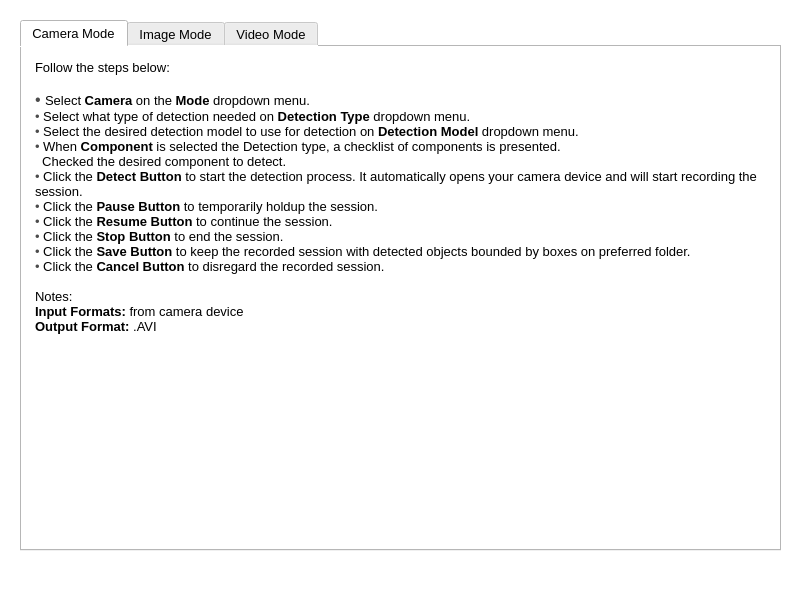
<?xml version="1.0" encoding="UTF-8"?>
<ui version="4.0">
 <class>TutorialWindow</class>
 <widget class="QMainWindow" name="TutorialWindow">
  <property name="geometry">
   <rect>
    <x>0</x>
    <y>0</y>
    <width>800</width>
    <height>600</height>
   </rect>
  </property>
  <property name="sizePolicy">
   <sizepolicy hsizetype="Maximum" vsizetype="Maximum">
    <horstretch>0</horstretch>
    <verstretch>0</verstretch>
   </sizepolicy>
  </property>
  <property name="maximumSize">
   <size>
    <width>800</width>
    <height>600</height>
   </size>
  </property>
  <property name="windowTitle">
   <string>Tutorials</string>
  </property>
  <property name="styleSheet">
   <string notr="true">background-color: rgb(255, 255, 255);</string>
  </property>
  <widget class="QWidget" name="centralwidget">
   <widget class="QTabWidget" name="tabTutorial">
    <property name="geometry">
     <rect>
      <x>20</x>
      <y>20</y>
      <width>761</width>
      <height>531</height>
     </rect>
    </property>
    <property name="font">
     <font>
      <pointsize>10</pointsize>
     </font>
    </property>
    <property name="autoFillBackground">
     <bool>false</bool>
    </property>
    <property name="styleSheet">
     <string notr="true">background-color: rgb(255, 255, 255);</string>
    </property>
    <property name="tabPosition">
     <enum>QTabWidget::North</enum>
    </property>
    <property name="tabShape">
     <enum>QTabWidget::Rounded</enum>
    </property>
    <property name="currentIndex">
     <number>0</number>
    </property>
    <property name="usesScrollButtons">
     <bool>true</bool>
    </property>
    <property name="documentMode">
     <bool>false</bool>
    </property>
    <widget class="QWidget" name="tab">
     <attribute name="title">
      <string>Camera Mode</string>
     </attribute>
     <layout class="QVBoxLayout" name="verticalLayout">
      <item>
       <widget class="QTextBrowser" name="textBrowser_2">
        <property name="font">
         <font>
          <pointsize>10</pointsize>
         </font>
        </property>
        <property name="frameShape">
         <enum>QFrame::NoFrame</enum>
        </property>
        <property name="frameShadow">
         <enum>QFrame::Sunken</enum>
        </property>
        <property name="lineWidth">
         <number>0</number>
        </property>
        <property name="html">
         <string>&lt;!DOCTYPE HTML PUBLIC &quot;-//W3C//DTD HTML 4.0//EN&quot; &quot;http://www.w3.org/TR/REC-html40/strict.dtd&quot;&gt;
&lt;html&gt;&lt;head&gt;&lt;meta name=&quot;qrichtext&quot; content=&quot;1&quot; /&gt;&lt;style type=&quot;text/css&quot;&gt;
p, li { white-space: pre-wrap; }
&lt;/style&gt;&lt;/head&gt;&lt;body style=&quot; font-family:'MS Shell Dlg 2'; font-size:10pt; font-weight:400; font-style:normal;&quot;&gt;
&lt;p style=&quot; margin-top:0px; margin-bottom:0px; margin-left:0px; margin-right:0px; -qt-block-indent:0; text-indent:0px;&quot;&gt;Follow the steps below:&lt;/p&gt;
&lt;p style=&quot;-qt-paragraph-type:empty; margin-top:0px; margin-bottom:0px; margin-left:0px; margin-right:0px; -qt-block-indent:0; text-indent:0px;&quot;&gt;&lt;br /&gt;&lt;/p&gt;
&lt;p style=&quot; margin-top:0px; margin-bottom:0px; margin-left:0px; margin-right:0px; -qt-block-indent:0; text-indent:0px;&quot;&gt;&lt;span style=&quot; font-family:'HelveticaNeue-Light,-apple-system,AppleSDGothicNeo-Regular,lucida grande,tahoma,verdana,arial,sans-serif,Segoe UI Emoji,Segoe UI Symbol,Noto Color Emoji,NotoColorEmoji,EmojiSymbols,Symbola,Noto,Android Emoji,AndroidEmoji,Arial Unicode MS,Zapf Dingbats,AppleColorEmoji,Apple Color Emoji'; font-size:16px; color:#4c4c4c; background-color:#ffffff;&quot;&gt;• &lt;/span&gt;Select &lt;span style=&quot; font-weight:600;&quot;&gt;Camera&lt;/span&gt; on the &lt;span style=&quot; font-weight:600;&quot;&gt;Mode&lt;/span&gt; dropdown menu.&lt;/p&gt;
&lt;p style=&quot; margin-top:0px; margin-bottom:0px; margin-left:0px; margin-right:0px; -qt-block-indent:0; text-indent:0px;&quot;&gt;&lt;span style=&quot; font-family:'HelveticaNeue-Light,-apple-system,AppleSDGothicNeo-Regular,lucida grande,tahoma,verdana,arial,sans-serif,Segoe UI Emoji,Segoe UI Symbol,Noto Color Emoji,NotoColorEmoji,EmojiSymbols,Symbola,Noto,Android Emoji,AndroidEmoji,Arial Unicode MS,Zapf Dingbats,AppleColorEmoji,Apple Color Emoji'; color:#4c4c4c; background-color:#ffffff;&quot;&gt;• &lt;/span&gt;Select what type of detection needed on &lt;span style=&quot; font-weight:600;&quot;&gt;Detection Type&lt;/span&gt; dropdown menu.&lt;/p&gt;
&lt;p style=&quot; margin-top:0px; margin-bottom:0px; margin-left:0px; margin-right:0px; -qt-block-indent:0; text-indent:0px;&quot;&gt;&lt;span style=&quot; font-family:'HelveticaNeue-Light,-apple-system,AppleSDGothicNeo-Regular,lucida grande,tahoma,verdana,arial,sans-serif,Segoe UI Emoji,Segoe UI Symbol,Noto Color Emoji,NotoColorEmoji,EmojiSymbols,Symbola,Noto,Android Emoji,AndroidEmoji,Arial Unicode MS,Zapf Dingbats,AppleColorEmoji,Apple Color Emoji'; color:#4c4c4c; background-color:#ffffff;&quot;&gt;• &lt;/span&gt;Select the desired detection model to use for detection on &lt;span style=&quot; font-weight:600;&quot;&gt;Detection Model&lt;/span&gt; dropdown menu.&lt;/p&gt;
&lt;p style=&quot; margin-top:0px; margin-bottom:0px; margin-left:0px; margin-right:0px; -qt-block-indent:0; text-indent:0px;&quot;&gt;&lt;span style=&quot; font-family:'HelveticaNeue-Light,-apple-system,AppleSDGothicNeo-Regular,lucida grande,tahoma,verdana,arial,sans-serif,Segoe UI Emoji,Segoe UI Symbol,Noto Color Emoji,NotoColorEmoji,EmojiSymbols,Symbola,Noto,Android Emoji,AndroidEmoji,Arial Unicode MS,Zapf Dingbats,AppleColorEmoji,Apple Color Emoji'; color:#4c4c4c; background-color:#ffffff;&quot;&gt;• &lt;/span&gt;When &lt;span style=&quot; font-weight:600;&quot;&gt;Component &lt;/span&gt;is selected the Detection type, a checklist of components is presented. &lt;/p&gt;
&lt;p style=&quot; margin-top:0px; margin-bottom:0px; margin-left:0px; margin-right:0px; -qt-block-indent:0; text-indent:0px;&quot;&gt;  Checked the desired component to detect.&lt;/p&gt;
&lt;p style=&quot; margin-top:0px; margin-bottom:0px; margin-left:0px; margin-right:0px; -qt-block-indent:0; text-indent:0px;&quot;&gt;&lt;span style=&quot; font-family:'HelveticaNeue-Light,-apple-system,AppleSDGothicNeo-Regular,lucida grande,tahoma,verdana,arial,sans-serif,Segoe UI Emoji,Segoe UI Symbol,Noto Color Emoji,NotoColorEmoji,EmojiSymbols,Symbola,Noto,Android Emoji,AndroidEmoji,Arial Unicode MS,Zapf Dingbats,AppleColorEmoji,Apple Color Emoji'; color:#4c4c4c; background-color:#ffffff;&quot;&gt;• &lt;/span&gt;Click the &lt;span style=&quot; font-weight:600;&quot;&gt;Detect Button &lt;/span&gt;to start the detection process. It automatically opens your camera device and will start recording the session.&lt;/p&gt;
&lt;p style=&quot; margin-top:0px; margin-bottom:0px; margin-left:0px; margin-right:0px; -qt-block-indent:0; text-indent:0px;&quot;&gt;&lt;span style=&quot; font-family:'HelveticaNeue-Light,-apple-system,AppleSDGothicNeo-Regular,lucida grande,tahoma,verdana,arial,sans-serif,Segoe UI Emoji,Segoe UI Symbol,Noto Color Emoji,NotoColorEmoji,EmojiSymbols,Symbola,Noto,Android Emoji,AndroidEmoji,Arial Unicode MS,Zapf Dingbats,AppleColorEmoji,Apple Color Emoji'; color:#4c4c4c; background-color:#ffffff;&quot;&gt;• &lt;/span&gt;Click the &lt;span style=&quot; font-weight:600;&quot;&gt;Pause Button &lt;/span&gt;to temporarily holdup the session.&lt;/p&gt;
&lt;p style=&quot; margin-top:0px; margin-bottom:0px; margin-left:0px; margin-right:0px; -qt-block-indent:0; text-indent:0px;&quot;&gt;&lt;span style=&quot; font-family:'HelveticaNeue-Light,-apple-system,AppleSDGothicNeo-Regular,lucida grande,tahoma,verdana,arial,sans-serif,Segoe UI Emoji,Segoe UI Symbol,Noto Color Emoji,NotoColorEmoji,EmojiSymbols,Symbola,Noto,Android Emoji,AndroidEmoji,Arial Unicode MS,Zapf Dingbats,AppleColorEmoji,Apple Color Emoji'; color:#4c4c4c; background-color:#ffffff;&quot;&gt;• &lt;/span&gt;Click the &lt;span style=&quot; font-weight:600;&quot;&gt;Resume Button &lt;/span&gt;to continue the session.&lt;/p&gt;
&lt;p style=&quot; margin-top:0px; margin-bottom:0px; margin-left:0px; margin-right:0px; -qt-block-indent:0; text-indent:0px;&quot;&gt;&lt;span style=&quot; font-family:'HelveticaNeue-Light,-apple-system,AppleSDGothicNeo-Regular,lucida grande,tahoma,verdana,arial,sans-serif,Segoe UI Emoji,Segoe UI Symbol,Noto Color Emoji,NotoColorEmoji,EmojiSymbols,Symbola,Noto,Android Emoji,AndroidEmoji,Arial Unicode MS,Zapf Dingbats,AppleColorEmoji,Apple Color Emoji'; color:#4c4c4c; background-color:#ffffff;&quot;&gt;• &lt;/span&gt;Click the &lt;span style=&quot; font-weight:600;&quot;&gt;Stop Button &lt;/span&gt;to end the session.&lt;/p&gt;
&lt;p style=&quot; margin-top:0px; margin-bottom:0px; margin-left:0px; margin-right:0px; -qt-block-indent:0; text-indent:0px;&quot;&gt;&lt;span style=&quot; font-family:'HelveticaNeue-Light,-apple-system,AppleSDGothicNeo-Regular,lucida grande,tahoma,verdana,arial,sans-serif,Segoe UI Emoji,Segoe UI Symbol,Noto Color Emoji,NotoColorEmoji,EmojiSymbols,Symbola,Noto,Android Emoji,AndroidEmoji,Arial Unicode MS,Zapf Dingbats,AppleColorEmoji,Apple Color Emoji'; color:#4c4c4c; background-color:#ffffff;&quot;&gt;• &lt;/span&gt;Click the &lt;span style=&quot; font-weight:600;&quot;&gt;Save Button &lt;/span&gt;to keep the recorded session with detected objects bounded by boxes on preferred folder.&lt;/p&gt;
&lt;p style=&quot; margin-top:0px; margin-bottom:0px; margin-left:0px; margin-right:0px; -qt-block-indent:0; text-indent:0px;&quot;&gt;&lt;span style=&quot; font-family:'HelveticaNeue-Light,-apple-system,AppleSDGothicNeo-Regular,lucida grande,tahoma,verdana,arial,sans-serif,Segoe UI Emoji,Segoe UI Symbol,Noto Color Emoji,NotoColorEmoji,EmojiSymbols,Symbola,Noto,Android Emoji,AndroidEmoji,Arial Unicode MS,Zapf Dingbats,AppleColorEmoji,Apple Color Emoji'; color:#4c4c4c; background-color:#ffffff;&quot;&gt;• &lt;/span&gt;Click the &lt;span style=&quot; font-weight:600;&quot;&gt;Cancel Button &lt;/span&gt;to disregard the recorded session.&lt;/p&gt;
&lt;p style=&quot;-qt-paragraph-type:empty; margin-top:0px; margin-bottom:0px; margin-left:0px; margin-right:0px; -qt-block-indent:0; text-indent:0px;&quot;&gt;&lt;br /&gt;&lt;/p&gt;
&lt;p style=&quot; margin-top:0px; margin-bottom:0px; margin-left:0px; margin-right:0px; -qt-block-indent:0; text-indent:0px;&quot;&gt;Notes:&lt;/p&gt;
&lt;p style=&quot; margin-top:0px; margin-bottom:0px; margin-left:0px; margin-right:0px; -qt-block-indent:0; text-indent:0px;&quot;&gt;&lt;span style=&quot; font-weight:600;&quot;&gt;Input Formats: &lt;/span&gt;from camera device&lt;/p&gt;
&lt;p style=&quot; margin-top:0px; margin-bottom:0px; margin-left:0px; margin-right:0px; -qt-block-indent:0; text-indent:0px;&quot;&gt;&lt;span style=&quot; font-weight:600;&quot;&gt;Output Format: &lt;/span&gt;.AVI&lt;/p&gt;&lt;/body&gt;&lt;/html&gt;</string>
        </property>
       </widget>
      </item>
     </layout>
    </widget>
    <widget class="QWidget" name="tab_2">
     <attribute name="title">
      <string>Image Mode</string>
     </attribute>
     <layout class="QVBoxLayout" name="verticalLayout_2">
      <item>
       <widget class="QTextBrowser" name="textBrowser_3">
        <property name="font">
         <font>
          <pointsize>10</pointsize>
         </font>
        </property>
        <property name="frameShape">
         <enum>QFrame::NoFrame</enum>
        </property>
        <property name="frameShadow">
         <enum>QFrame::Sunken</enum>
        </property>
        <property name="lineWidth">
         <number>0</number>
        </property>
        <property name="html">
         <string>&lt;!DOCTYPE HTML PUBLIC &quot;-//W3C//DTD HTML 4.0//EN&quot; &quot;http://www.w3.org/TR/REC-html40/strict.dtd&quot;&gt;
&lt;html&gt;&lt;head&gt;&lt;meta name=&quot;qrichtext&quot; content=&quot;1&quot; /&gt;&lt;style type=&quot;text/css&quot;&gt;
p, li { white-space: pre-wrap; }
&lt;/style&gt;&lt;/head&gt;&lt;body style=&quot; font-family:'MS Shell Dlg 2'; font-size:10pt; font-weight:400; font-style:normal;&quot;&gt;
&lt;p style=&quot; margin-top:0px; margin-bottom:0px; margin-left:0px; margin-right:0px; -qt-block-indent:0; text-indent:0px;&quot;&gt;Follow the steps below:&lt;/p&gt;
&lt;p style=&quot;-qt-paragraph-type:empty; margin-top:0px; margin-bottom:0px; margin-left:0px; margin-right:0px; -qt-block-indent:0; text-indent:0px;&quot;&gt;&lt;br /&gt;&lt;/p&gt;
&lt;p style=&quot; margin-top:0px; margin-bottom:0px; margin-left:0px; margin-right:0px; -qt-block-indent:0; text-indent:0px;&quot;&gt;&lt;span style=&quot; font-family:'HelveticaNeue-Light,-apple-system,AppleSDGothicNeo-Regular,lucida grande,tahoma,verdana,arial,sans-serif,Segoe UI Emoji,Segoe UI Symbol,Noto Color Emoji,NotoColorEmoji,EmojiSymbols,Symbola,Noto,Android Emoji,AndroidEmoji,Arial Unicode MS,Zapf Dingbats,AppleColorEmoji,Apple Color Emoji'; font-size:16px; color:#4c4c4c; background-color:#ffffff;&quot;&gt;• &lt;/span&gt;Select&lt;span style=&quot; font-weight:600;&quot;&gt; Image&lt;/span&gt; on the &lt;span style=&quot; font-weight:600;&quot;&gt;Mode&lt;/span&gt; dropdown menu.&lt;/p&gt;
&lt;p style=&quot; margin-top:0px; margin-bottom:0px; margin-left:0px; margin-right:0px; -qt-block-indent:0; text-indent:0px;&quot;&gt;&lt;span style=&quot; font-family:'HelveticaNeue-Light,-apple-system,AppleSDGothicNeo-Regular,lucida grande,tahoma,verdana,arial,sans-serif,Segoe UI Emoji,Segoe UI Symbol,Noto Color Emoji,NotoColorEmoji,EmojiSymbols,Symbola,Noto,Android Emoji,AndroidEmoji,Arial Unicode MS,Zapf Dingbats,AppleColorEmoji,Apple Color Emoji'; color:#4c4c4c; background-color:#ffffff;&quot;&gt;• &lt;/span&gt;Click the &lt;span style=&quot; font-weight:600;&quot;&gt;Folder Icon&lt;/span&gt; to &lt;span style=&quot; font-weight:600;&quot;&gt;Import &lt;/span&gt;an image file.&lt;/p&gt;
&lt;p style=&quot; margin-top:0px; margin-bottom:0px; margin-left:0px; margin-right:0px; -qt-block-indent:0; text-indent:0px;&quot;&gt;&lt;span style=&quot; font-family:'HelveticaNeue-Light,-apple-system,AppleSDGothicNeo-Regular,lucida grande,tahoma,verdana,arial,sans-serif,Segoe UI Emoji,Segoe UI Symbol,Noto Color Emoji,NotoColorEmoji,EmojiSymbols,Symbola,Noto,Android Emoji,AndroidEmoji,Arial Unicode MS,Zapf Dingbats,AppleColorEmoji,Apple Color Emoji'; color:#4c4c4c; background-color:#ffffff;&quot;&gt;• &lt;/span&gt;Select what type of detection needed on &lt;span style=&quot; font-weight:600;&quot;&gt;Detection Type&lt;/span&gt; dropdown menu.&lt;/p&gt;
&lt;p style=&quot; margin-top:0px; margin-bottom:0px; margin-left:0px; margin-right:0px; -qt-block-indent:0; text-indent:0px;&quot;&gt;&lt;span style=&quot; font-family:'HelveticaNeue-Light,-apple-system,AppleSDGothicNeo-Regular,lucida grande,tahoma,verdana,arial,sans-serif,Segoe UI Emoji,Segoe UI Symbol,Noto Color Emoji,NotoColorEmoji,EmojiSymbols,Symbola,Noto,Android Emoji,AndroidEmoji,Arial Unicode MS,Zapf Dingbats,AppleColorEmoji,Apple Color Emoji'; color:#4c4c4c; background-color:#ffffff;&quot;&gt;• &lt;/span&gt;Select the desired detection model to use for detection on &lt;span style=&quot; font-weight:600;&quot;&gt;Detection Model&lt;/span&gt; dropdown menu.&lt;/p&gt;
&lt;p style=&quot; margin-top:0px; margin-bottom:0px; margin-left:0px; margin-right:0px; -qt-block-indent:0; text-indent:0px;&quot;&gt;&lt;span style=&quot; font-family:'HelveticaNeue-Light,-apple-system,AppleSDGothicNeo-Regular,lucida grande,tahoma,verdana,arial,sans-serif,Segoe UI Emoji,Segoe UI Symbol,Noto Color Emoji,NotoColorEmoji,EmojiSymbols,Symbola,Noto,Android Emoji,AndroidEmoji,Arial Unicode MS,Zapf Dingbats,AppleColorEmoji,Apple Color Emoji'; color:#4c4c4c; background-color:#ffffff;&quot;&gt;• &lt;/span&gt;When &lt;span style=&quot; font-weight:600;&quot;&gt;Component &lt;/span&gt;is selected the Detection type, a checklist of components is presented. &lt;/p&gt;
&lt;p style=&quot; margin-top:0px; margin-bottom:0px; margin-left:0px; margin-right:0px; -qt-block-indent:0; text-indent:0px;&quot;&gt;  Checked the desired component to detect.&lt;/p&gt;
&lt;p style=&quot; margin-top:0px; margin-bottom:0px; margin-left:0px; margin-right:0px; -qt-block-indent:0; text-indent:0px;&quot;&gt;&lt;span style=&quot; font-family:'HelveticaNeue-Light,-apple-system,AppleSDGothicNeo-Regular,lucida grande,tahoma,verdana,arial,sans-serif,Segoe UI Emoji,Segoe UI Symbol,Noto Color Emoji,NotoColorEmoji,EmojiSymbols,Symbola,Noto,Android Emoji,AndroidEmoji,Arial Unicode MS,Zapf Dingbats,AppleColorEmoji,Apple Color Emoji'; color:#4c4c4c; background-color:#ffffff;&quot;&gt;• &lt;/span&gt;Click the &lt;span style=&quot; font-weight:600;&quot;&gt;Detect Button &lt;/span&gt;to start the detection process. It automatically show you the output image with detected objects bounded by boxes.&lt;/p&gt;
&lt;p style=&quot; margin-top:0px; margin-bottom:0px; margin-left:0px; margin-right:0px; -qt-block-indent:0; text-indent:0px;&quot;&gt;&lt;span style=&quot; font-family:'HelveticaNeue-Light,-apple-system,AppleSDGothicNeo-Regular,lucida grande,tahoma,verdana,arial,sans-serif,Segoe UI Emoji,Segoe UI Symbol,Noto Color Emoji,NotoColorEmoji,EmojiSymbols,Symbola,Noto,Android Emoji,AndroidEmoji,Arial Unicode MS,Zapf Dingbats,AppleColorEmoji,Apple Color Emoji'; color:#4c4c4c; background-color:#ffffff;&quot;&gt;• &lt;/span&gt;Click the &lt;span style=&quot; font-weight:600;&quot;&gt;Before Button &lt;/span&gt;to view the input image.&lt;/p&gt;
&lt;p style=&quot; margin-top:0px; margin-bottom:0px; margin-left:0px; margin-right:0px; -qt-block-indent:0; text-indent:0px;&quot;&gt;&lt;span style=&quot; font-family:'HelveticaNeue-Light,-apple-system,AppleSDGothicNeo-Regular,lucida grande,tahoma,verdana,arial,sans-serif,Segoe UI Emoji,Segoe UI Symbol,Noto Color Emoji,NotoColorEmoji,EmojiSymbols,Symbola,Noto,Android Emoji,AndroidEmoji,Arial Unicode MS,Zapf Dingbats,AppleColorEmoji,Apple Color Emoji'; color:#4c4c4c; background-color:#ffffff;&quot;&gt;• &lt;/span&gt;Click the &lt;span style=&quot; font-weight:600;&quot;&gt;After Button &lt;/span&gt;to view the output image&lt;/p&gt;
&lt;p style=&quot; margin-top:0px; margin-bottom:0px; margin-left:0px; margin-right:0px; -qt-block-indent:0; text-indent:0px;&quot;&gt;&lt;span style=&quot; font-family:'HelveticaNeue-Light,-apple-system,AppleSDGothicNeo-Regular,lucida grande,tahoma,verdana,arial,sans-serif,Segoe UI Emoji,Segoe UI Symbol,Noto Color Emoji,NotoColorEmoji,EmojiSymbols,Symbola,Noto,Android Emoji,AndroidEmoji,Arial Unicode MS,Zapf Dingbats,AppleColorEmoji,Apple Color Emoji'; color:#4c4c4c; background-color:#ffffff;&quot;&gt;• &lt;/span&gt;Click the &lt;span style=&quot; font-weight:600;&quot;&gt;Save Button &lt;/span&gt;to keep the output image on preferred folder.&lt;/p&gt;
&lt;p style=&quot; margin-top:0px; margin-bottom:0px; margin-left:0px; margin-right:0px; -qt-block-indent:0; text-indent:0px;&quot;&gt;&lt;span style=&quot; font-family:'HelveticaNeue-Light,-apple-system,AppleSDGothicNeo-Regular,lucida grande,tahoma,verdana,arial,sans-serif,Segoe UI Emoji,Segoe UI Symbol,Noto Color Emoji,NotoColorEmoji,EmojiSymbols,Symbola,Noto,Android Emoji,AndroidEmoji,Arial Unicode MS,Zapf Dingbats,AppleColorEmoji,Apple Color Emoji'; color:#4c4c4c; background-color:#ffffff;&quot;&gt;• &lt;/span&gt;Click the &lt;span style=&quot; font-weight:600;&quot;&gt;Cancel Button &lt;/span&gt;to disregard the output image.&lt;/p&gt;
&lt;p style=&quot;-qt-paragraph-type:empty; margin-top:0px; margin-bottom:0px; margin-left:0px; margin-right:0px; -qt-block-indent:0; text-indent:0px;&quot;&gt;&lt;br /&gt;&lt;/p&gt;
&lt;p style=&quot;-qt-paragraph-type:empty; margin-top:0px; margin-bottom:0px; margin-left:0px; margin-right:0px; -qt-block-indent:0; text-indent:0px;&quot;&gt;&lt;br /&gt;&lt;/p&gt;
&lt;p style=&quot; margin-top:0px; margin-bottom:0px; margin-left:0px; margin-right:0px; -qt-block-indent:0; text-indent:0px;&quot;&gt;Notes:&lt;/p&gt;
&lt;p style=&quot; margin-top:0px; margin-bottom:0px; margin-left:0px; margin-right:0px; -qt-block-indent:0; text-indent:0px;&quot;&gt;&lt;span style=&quot; font-weight:600;&quot;&gt;Input Format: &lt;/span&gt;.jpg, .jpeg, and .png&lt;/p&gt;
&lt;p style=&quot; margin-top:0px; margin-bottom:0px; margin-left:0px; margin-right:0px; -qt-block-indent:0; text-indent:0px;&quot;&gt;&lt;span style=&quot; font-weight:600;&quot;&gt;Output Format: &lt;/span&gt;.jpg&lt;/p&gt;&lt;/body&gt;&lt;/html&gt;</string>
        </property>
       </widget>
      </item>
     </layout>
    </widget>
    <widget class="QWidget" name="tab_3">
     <attribute name="title">
      <string>Video Mode</string>
     </attribute>
     <layout class="QVBoxLayout" name="verticalLayout_3">
      <item>
       <widget class="QTextBrowser" name="textBrowser_4">
        <property name="font">
         <font>
          <pointsize>10</pointsize>
         </font>
        </property>
        <property name="frameShape">
         <enum>QFrame::NoFrame</enum>
        </property>
        <property name="frameShadow">
         <enum>QFrame::Sunken</enum>
        </property>
        <property name="lineWidth">
         <number>0</number>
        </property>
        <property name="html">
         <string>&lt;!DOCTYPE HTML PUBLIC &quot;-//W3C//DTD HTML 4.0//EN&quot; &quot;http://www.w3.org/TR/REC-html40/strict.dtd&quot;&gt;
&lt;html&gt;&lt;head&gt;&lt;meta name=&quot;qrichtext&quot; content=&quot;1&quot; /&gt;&lt;style type=&quot;text/css&quot;&gt;
p, li { white-space: pre-wrap; }
&lt;/style&gt;&lt;/head&gt;&lt;body style=&quot; font-family:'MS Shell Dlg 2'; font-size:10pt; font-weight:400; font-style:normal;&quot;&gt;
&lt;p style=&quot; margin-top:0px; margin-bottom:0px; margin-left:0px; margin-right:0px; -qt-block-indent:0; text-indent:0px;&quot;&gt;Follow the steps below:&lt;/p&gt;
&lt;p style=&quot;-qt-paragraph-type:empty; margin-top:0px; margin-bottom:0px; margin-left:0px; margin-right:0px; -qt-block-indent:0; text-indent:0px;&quot;&gt;&lt;br /&gt;&lt;/p&gt;
&lt;p style=&quot; margin-top:0px; margin-bottom:0px; margin-left:0px; margin-right:0px; -qt-block-indent:0; text-indent:0px;&quot;&gt;&lt;span style=&quot; font-family:'HelveticaNeue-Light,-apple-system,AppleSDGothicNeo-Regular,lucida grande,tahoma,verdana,arial,sans-serif,Segoe UI Emoji,Segoe UI Symbol,Noto Color Emoji,NotoColorEmoji,EmojiSymbols,Symbola,Noto,Android Emoji,AndroidEmoji,Arial Unicode MS,Zapf Dingbats,AppleColorEmoji,Apple Color Emoji'; font-size:16px; color:#4c4c4c; background-color:#ffffff;&quot;&gt;• &lt;/span&gt;Select &lt;span style=&quot; font-weight:600;&quot;&gt;Video&lt;/span&gt; on the &lt;span style=&quot; font-weight:600;&quot;&gt;Mode&lt;/span&gt; dropdown menu.&lt;/p&gt;
&lt;p style=&quot; margin-top:0px; margin-bottom:0px; margin-left:0px; margin-right:0px; -qt-block-indent:0; text-indent:0px;&quot;&gt;&lt;span style=&quot; font-family:'HelveticaNeue-Light,-apple-system,AppleSDGothicNeo-Regular,lucida grande,tahoma,verdana,arial,sans-serif,Segoe UI Emoji,Segoe UI Symbol,Noto Color Emoji,NotoColorEmoji,EmojiSymbols,Symbola,Noto,Android Emoji,AndroidEmoji,Arial Unicode MS,Zapf Dingbats,AppleColorEmoji,Apple Color Emoji'; color:#4c4c4c; background-color:#ffffff;&quot;&gt;• &lt;/span&gt;Click the &lt;span style=&quot; font-weight:600;&quot;&gt;Folder Icon&lt;/span&gt; to &lt;span style=&quot; font-weight:600;&quot;&gt;Import &lt;/span&gt;a video file.&lt;/p&gt;
&lt;p style=&quot; margin-top:0px; margin-bottom:0px; margin-left:0px; margin-right:0px; -qt-block-indent:0; text-indent:0px;&quot;&gt;&lt;span style=&quot; font-family:'HelveticaNeue-Light,-apple-system,AppleSDGothicNeo-Regular,lucida grande,tahoma,verdana,arial,sans-serif,Segoe UI Emoji,Segoe UI Symbol,Noto Color Emoji,NotoColorEmoji,EmojiSymbols,Symbola,Noto,Android Emoji,AndroidEmoji,Arial Unicode MS,Zapf Dingbats,AppleColorEmoji,Apple Color Emoji'; color:#4c4c4c; background-color:#ffffff;&quot;&gt;• &lt;/span&gt;Select what type of detection needed on &lt;span style=&quot; font-weight:600;&quot;&gt;Detection Type&lt;/span&gt; dropdown menu.&lt;/p&gt;
&lt;p style=&quot; margin-top:0px; margin-bottom:0px; margin-left:0px; margin-right:0px; -qt-block-indent:0; text-indent:0px;&quot;&gt;&lt;span style=&quot; font-family:'HelveticaNeue-Light,-apple-system,AppleSDGothicNeo-Regular,lucida grande,tahoma,verdana,arial,sans-serif,Segoe UI Emoji,Segoe UI Symbol,Noto Color Emoji,NotoColorEmoji,EmojiSymbols,Symbola,Noto,Android Emoji,AndroidEmoji,Arial Unicode MS,Zapf Dingbats,AppleColorEmoji,Apple Color Emoji'; color:#4c4c4c; background-color:#ffffff;&quot;&gt;• &lt;/span&gt;Select the desired detection model to use for detection on &lt;span style=&quot; font-weight:600;&quot;&gt;Detection Model&lt;/span&gt; dropdown menu.&lt;/p&gt;
&lt;p style=&quot; margin-top:0px; margin-bottom:0px; margin-left:0px; margin-right:0px; -qt-block-indent:0; text-indent:0px;&quot;&gt;&lt;span style=&quot; font-family:'HelveticaNeue-Light,-apple-system,AppleSDGothicNeo-Regular,lucida grande,tahoma,verdana,arial,sans-serif,Segoe UI Emoji,Segoe UI Symbol,Noto Color Emoji,NotoColorEmoji,EmojiSymbols,Symbola,Noto,Android Emoji,AndroidEmoji,Arial Unicode MS,Zapf Dingbats,AppleColorEmoji,Apple Color Emoji'; color:#4c4c4c; background-color:#ffffff;&quot;&gt;• &lt;/span&gt;When &lt;span style=&quot; font-weight:600;&quot;&gt;Component &lt;/span&gt;is selected the Detection type, a checklist of components is presented. &lt;/p&gt;
&lt;p style=&quot; margin-top:0px; margin-bottom:0px; margin-left:0px; margin-right:0px; -qt-block-indent:0; text-indent:0px;&quot;&gt;  Checked the desired component to detect.&lt;/p&gt;
&lt;p style=&quot; margin-top:0px; margin-bottom:0px; margin-left:0px; margin-right:0px; -qt-block-indent:0; text-indent:0px;&quot;&gt;&lt;span style=&quot; font-family:'HelveticaNeue-Light,-apple-system,AppleSDGothicNeo-Regular,lucida grande,tahoma,verdana,arial,sans-serif,Segoe UI Emoji,Segoe UI Symbol,Noto Color Emoji,NotoColorEmoji,EmojiSymbols,Symbola,Noto,Android Emoji,AndroidEmoji,Arial Unicode MS,Zapf Dingbats,AppleColorEmoji,Apple Color Emoji'; color:#4c4c4c; background-color:#ffffff;&quot;&gt;• &lt;/span&gt;Click the &lt;span style=&quot; font-weight:600;&quot;&gt;Detect Button &lt;/span&gt;to start the detection process.&lt;/p&gt;
&lt;p style=&quot; margin-top:0px; margin-bottom:0px; margin-left:0px; margin-right:0px; -qt-block-indent:0; text-indent:0px;&quot;&gt;&lt;span style=&quot; font-family:'HelveticaNeue-Light,-apple-system,AppleSDGothicNeo-Regular,lucida grande,tahoma,verdana,arial,sans-serif,Segoe UI Emoji,Segoe UI Symbol,Noto Color Emoji,NotoColorEmoji,EmojiSymbols,Symbola,Noto,Android Emoji,AndroidEmoji,Arial Unicode MS,Zapf Dingbats,AppleColorEmoji,Apple Color Emoji'; color:#4c4c4c; background-color:#ffffff;&quot;&gt;• &lt;/span&gt;Click the &lt;span style=&quot; font-weight:600;&quot;&gt;Pause Button &lt;/span&gt;to temporarily holdup the session.&lt;/p&gt;
&lt;p style=&quot; margin-top:0px; margin-bottom:0px; margin-left:0px; margin-right:0px; -qt-block-indent:0; text-indent:0px;&quot;&gt;&lt;span style=&quot; font-family:'HelveticaNeue-Light,-apple-system,AppleSDGothicNeo-Regular,lucida grande,tahoma,verdana,arial,sans-serif,Segoe UI Emoji,Segoe UI Symbol,Noto Color Emoji,NotoColorEmoji,EmojiSymbols,Symbola,Noto,Android Emoji,AndroidEmoji,Arial Unicode MS,Zapf Dingbats,AppleColorEmoji,Apple Color Emoji'; color:#4c4c4c; background-color:#ffffff;&quot;&gt;• &lt;/span&gt;Click the &lt;span style=&quot; font-weight:600;&quot;&gt;Resume Button &lt;/span&gt;to continue the session.&lt;/p&gt;
&lt;p style=&quot; margin-top:0px; margin-bottom:0px; margin-left:0px; margin-right:0px; -qt-block-indent:0; text-indent:0px;&quot;&gt;&lt;span style=&quot; font-family:'HelveticaNeue-Light,-apple-system,AppleSDGothicNeo-Regular,lucida grande,tahoma,verdana,arial,sans-serif,Segoe UI Emoji,Segoe UI Symbol,Noto Color Emoji,NotoColorEmoji,EmojiSymbols,Symbola,Noto,Android Emoji,AndroidEmoji,Arial Unicode MS,Zapf Dingbats,AppleColorEmoji,Apple Color Emoji'; color:#4c4c4c; background-color:#ffffff;&quot;&gt;• &lt;/span&gt;Click the &lt;span style=&quot; font-weight:600;&quot;&gt;Stop Button &lt;/span&gt;to end the session without processing the whole video.&lt;/p&gt;
&lt;p style=&quot; margin-top:0px; margin-bottom:0px; margin-left:0px; margin-right:0px; -qt-block-indent:0; text-indent:0px;&quot;&gt;&lt;span style=&quot; font-family:'HelveticaNeue-Light,-apple-system,AppleSDGothicNeo-Regular,lucida grande,tahoma,verdana,arial,sans-serif,Segoe UI Emoji,Segoe UI Symbol,Noto Color Emoji,NotoColorEmoji,EmojiSymbols,Symbola,Noto,Android Emoji,AndroidEmoji,Arial Unicode MS,Zapf Dingbats,AppleColorEmoji,Apple Color Emoji'; color:#4c4c4c; background-color:#ffffff;&quot;&gt;• &lt;/span&gt;The &lt;span style=&quot; font-weight:600;&quot;&gt;Statust Bar &lt;/span&gt;on the lower left corner of the GUI will prompt &lt;span style=&quot; font-weight:600;&quot;&gt;&amp;quot;Detection Complete&amp;quot;&lt;/span&gt; if the whole was done with the detection process.&lt;/p&gt;
&lt;p style=&quot; margin-top:0px; margin-bottom:0px; margin-left:0px; margin-right:0px; -qt-block-indent:0; text-indent:0px;&quot;&gt;&lt;span style=&quot; font-family:'HelveticaNeue-Light,-apple-system,AppleSDGothicNeo-Regular,lucida grande,tahoma,verdana,arial,sans-serif,Segoe UI Emoji,Segoe UI Symbol,Noto Color Emoji,NotoColorEmoji,EmojiSymbols,Symbola,Noto,Android Emoji,AndroidEmoji,Arial Unicode MS,Zapf Dingbats,AppleColorEmoji,Apple Color Emoji'; color:#4c4c4c; background-color:#ffffff;&quot;&gt;• &lt;/span&gt;Click the &lt;span style=&quot; font-weight:600;&quot;&gt;Save Button &lt;/span&gt;to keep the output video with detected objects bounded by boxes on preferred folder.&lt;/p&gt;
&lt;p style=&quot; margin-top:0px; margin-bottom:0px; margin-left:0px; margin-right:0px; -qt-block-indent:0; text-indent:0px;&quot;&gt;&lt;span style=&quot; font-family:'HelveticaNeue-Light,-apple-system,AppleSDGothicNeo-Regular,lucida grande,tahoma,verdana,arial,sans-serif,Segoe UI Emoji,Segoe UI Symbol,Noto Color Emoji,NotoColorEmoji,EmojiSymbols,Symbola,Noto,Android Emoji,AndroidEmoji,Arial Unicode MS,Zapf Dingbats,AppleColorEmoji,Apple Color Emoji'; color:#4c4c4c; background-color:#ffffff;&quot;&gt;• &lt;/span&gt;Click the &lt;span style=&quot; font-weight:600;&quot;&gt;Cancel Button &lt;/span&gt;to disregard the output video.&lt;/p&gt;
&lt;p style=&quot;-qt-paragraph-type:empty; margin-top:0px; margin-bottom:0px; margin-left:0px; margin-right:0px; -qt-block-indent:0; text-indent:0px;&quot;&gt;&lt;br /&gt;&lt;/p&gt;
&lt;p style=&quot; margin-top:0px; margin-bottom:0px; margin-left:0px; margin-right:0px; -qt-block-indent:0; text-indent:0px;&quot;&gt;Notes:&lt;/p&gt;
&lt;p style=&quot; margin-top:0px; margin-bottom:0px; margin-left:0px; margin-right:0px; -qt-block-indent:0; text-indent:0px;&quot;&gt;&lt;span style=&quot; font-weight:600;&quot;&gt;Input Formats: &lt;/span&gt;.mp4 and .AVI&lt;/p&gt;
&lt;p style=&quot; margin-top:0px; margin-bottom:0px; margin-left:0px; margin-right:0px; -qt-block-indent:0; text-indent:0px;&quot;&gt;&lt;span style=&quot; font-weight:600;&quot;&gt;Output Format: &lt;/span&gt;.AVI&lt;/p&gt;&lt;/body&gt;&lt;/html&gt;</string>
        </property>
       </widget>
      </item>
     </layout>
    </widget>
   </widget>
  </widget>
  <widget class="QMenuBar" name="menubar">
   <property name="geometry">
    <rect>
     <x>0</x>
     <y>0</y>
     <width>800</width>
     <height>26</height>
    </rect>
   </property>
  </widget>
  <widget class="QStatusBar" name="statusbar"/>
 </widget>
 <resources/>
 <connections/>
</ui>
